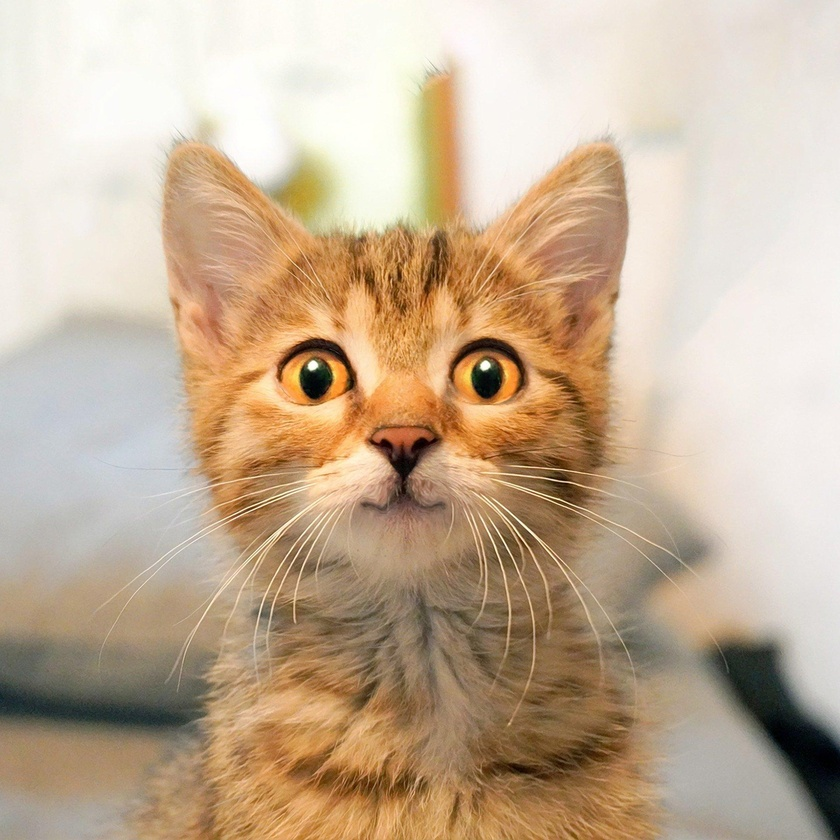
#> input picture examples/Python/MyProjects/OpenCV/images/cat-2.jpg, 840 x 840 px, shrunk from 1920 x 1920 before the run
$ python show_image.py ../images/cat-2.jpg out.png
#> lines starting #> are read from the running program, lines starting #| are printed output that depends on the picture
# Import the required packages
import argparse
import cv2

# We first create the ArgumentParser object
# The created object 'parser' will have the necessary information
# to parse the command-line arguments into data types.
parser = argparse.ArgumentParser()
# Add 'path_image_input' argument using add_argument() including a help.
# The type is string (by default):
parser.add_argument("path_image_input", help="path to input image to be displayed")
# Add 'path_image_output' argument using add_argument() including a help.
# The type is string (by default):
parser.add_argument("path_image_output", help="path of the processed image to be saved")
# Parse the argument and store it in a dictionary:
args = vars(parser.parse_args())
# We can load the input image from disk:
image_input = cv2.imread(args["path_image_input"])
#> image_input is the input picture: shape (840, 840, 3); mean B, G, R 151.1, 175.7, 197.4
# Show the loaded image:
cv2.imshow("loaded image", image_input)
# Process the input image (convert it to grayscale):
gray_image = cv2.cvtColor(image_input, cv2.COLOR_BGR2GRAY)
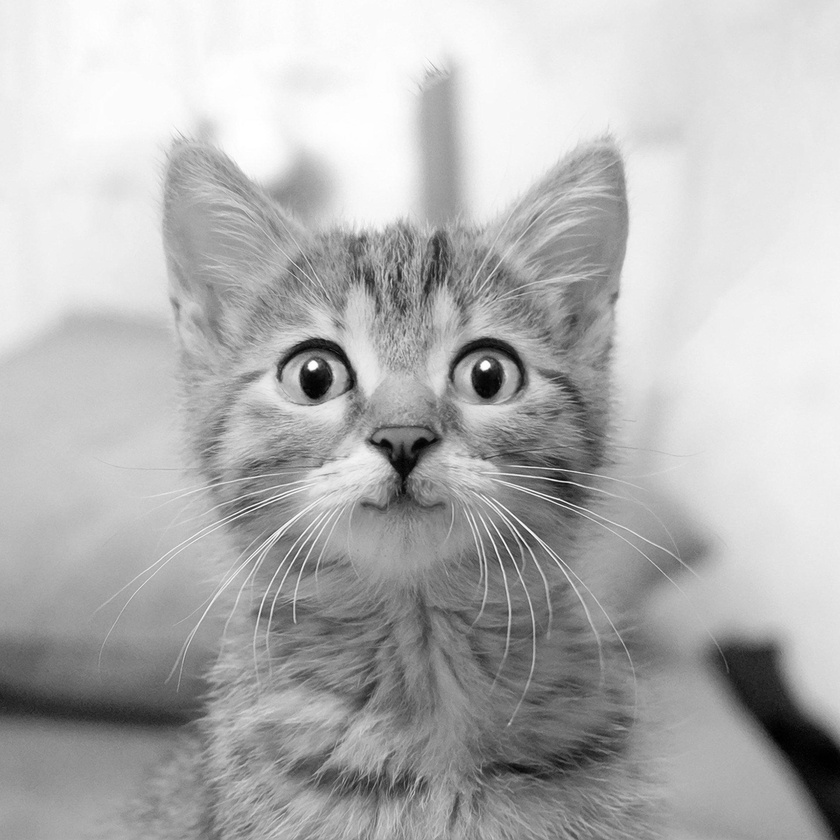
#> gray_image: shape (840, 840); min 0, max 255, mean 179.4
# Show the processed image:
cv2.imshow("gray image", gray_image)
# Save the processed image to disk:
cv2.imwrite(args["path_image_output"], gray_image)
# Wait until a key is pressed:
cv2.waitKey(0)
# Destroy all windows:
cv2.destroyAllWindows()

$ run again, on examples/Python/MyProjects/OpenCV/images/manish.png
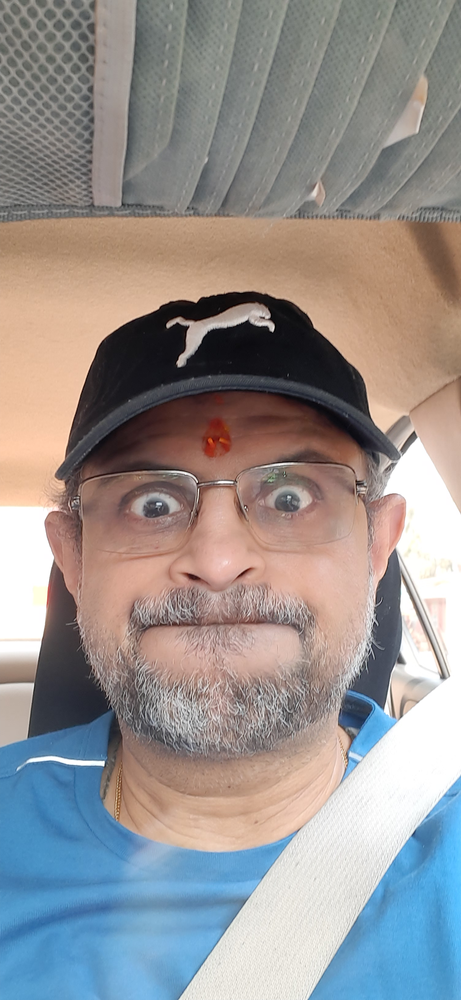
#> input picture examples/Python/MyProjects/OpenCV/images/manish.png, 461 x 1000 px, shrunk from 1504 x 3264 before the run
#> image_input is the input picture: shape (1000, 461, 3); mean B, G, R 144.8, 145.7, 150.3
#> `gray_image = cv2.cvtColor(image_input, cv2.COLOR_BGR2GRAY)`:
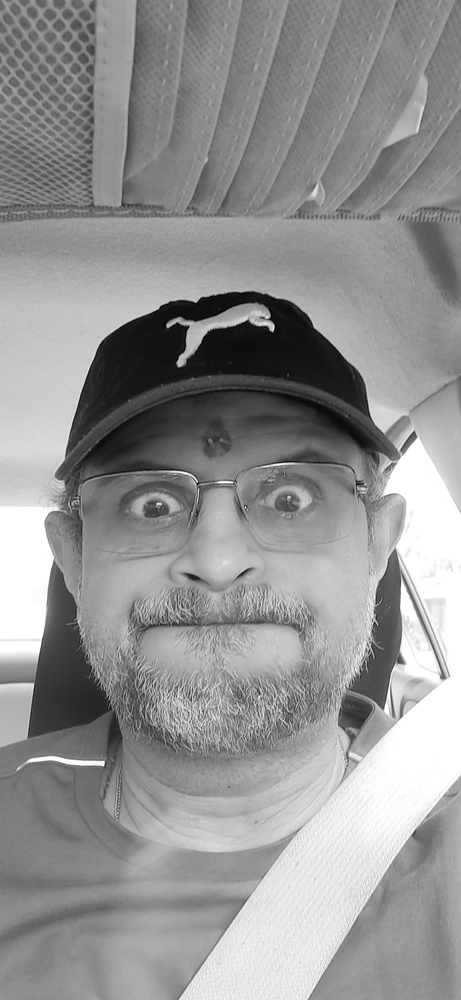
#> gray_image: shape (1000, 461); min 0, max 255, mean 147
